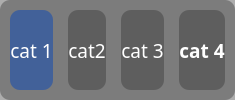
                      <widget class="QFrame" name="f_edit_up">
                       <property name="minimumSize">
                        <size>
                         <width>0</width>
                         <height>60</height>
                        </size>
                       </property>
                       <property name="styleSheet">
                        <string notr="true">background: rgba(50, 50, 50, 0.4);
border-radius: 10px;
color: rgba(255, 255, 255, 1);</string>
                       </property>
                       <property name="frameShape">
                        <enum>QFrame::Shape::StyledPanel</enum>
                       </property>
                       <property name="frameShadow">
                        <enum>QFrame::Shadow::Raised</enum>
                       </property>
                       <layout class="QHBoxLayout" name="horizontalLayout_19">
                        <property name="spacing">
                         <number>15</number>
                        </property>
                        <property name="leftMargin">
                         <number>10</number>
                        </property>
                        <property name="topMargin">
                         <number>10</number>
                        </property>
                        <property name="rightMargin">
                         <number>10</number>
                        </property>
                        <property name="bottomMargin">
                         <number>10</number>
                        </property>
                        <item>
                         <widget class="QPushButton" name="b_categoria_1">
                          <property name="sizePolicy">
                           <sizepolicy hsizetype="Preferred" vsizetype="Preferred">
                            <horstretch>0</horstretch>
                            <verstretch>0</verstretch>
                           </sizepolicy>
                          </property>
                          <property name="font">
                           <font>
                            <family>Bahnschrift SemiLight Condensed</family>
                            <pointsize>14</pointsize>
                           </font>
                          </property>
                          <property name="styleSheet">
                           <string notr="true">QPushButton:hover{
	background-color: rgba(40, 85, 165, 0.4);
	border-radius: 10px;
}
QPushButton:checked {
    background-color: rgba(40, 85, 165, 0.7);
	border-top-left-radius: 10px;
	border-top-right-radius: 10px;
}
</string>
                          </property>
                          <property name="text">
                           <string>cat 1</string>
                          </property>
                          <property name="checkable">
                           <bool>true</bool>
                          </property>
                          <property name="checked">
                           <bool>true</bool>
                          </property>
                          <property name="autoExclusive">
                           <bool>true</bool>
                          </property>
                         </widget>
                        </item>
                        <item>
                         <widget class="QPushButton" name="b_categoria_2">
                          <property name="sizePolicy">
                           <sizepolicy hsizetype="Preferred" vsizetype="Preferred">
                            <horstretch>0</horstretch>
                            <verstretch>0</verstretch>
                           </sizepolicy>
                          </property>
                          <property name="font">
                           <font>
                            <family>Bahnschrift SemiLight Condensed</family>
                            <pointsize>14</pointsize>
                           </font>
                          </property>
                          <property name="styleSheet">
                           <string notr="true">QPushButton:hover{
	background-color: rgba(40, 85, 165, 0.4);
	border-radius: 10px;
}
QPushButton:checked {
    background-color: rgba(40, 85, 165, 0.7);
	border-top-left-radius: 10px;
	border-top-right-radius: 10px;
}
</string>
                          </property>
                          <property name="text">
                           <string>cat2</string>
                          </property>
                          <property name="checkable">
                           <bool>true</bool>
                          </property>
                          <property name="autoExclusive">
                           <bool>true</bool>
                          </property>
                         </widget>
                        </item>
                        <item>
                         <widget class="QPushButton" name="b_categoria_3">
                          <property name="sizePolicy">
                           <sizepolicy hsizetype="Preferred" vsizetype="Preferred">
                            <horstretch>0</horstretch>
                            <verstretch>0</verstretch>
                           </sizepolicy>
                          </property>
                          <property name="font">
                           <font>
                            <family>Bahnschrift SemiLight Condensed</family>
                            <pointsize>14</pointsize>
                           </font>
                          </property>
                          <property name="styleSheet">
                           <string notr="true">QPushButton:hover{
	background-color: rgba(40, 85, 165, 0.4);
	border-radius: 10px;
}
QPushButton:checked {
    background-color: rgba(40, 85, 165, 0.7);
	border-top-left-radius: 10px;
	border-top-right-radius: 10px;
}
</string>
                          </property>
                          <property name="text">
                           <string>cat 3</string>
                          </property>
                          <property name="checkable">
                           <bool>true</bool>
                          </property>
                          <property name="autoExclusive">
                           <bool>true</bool>
                          </property>
                         </widget>
                        </item>
                        <item>
                         <widget class="QPushButton" name="b_categoria_4">
                          <property name="sizePolicy">
                           <sizepolicy hsizetype="Preferred" vsizetype="Preferred">
                            <horstretch>0</horstretch>
                            <verstretch>0</verstretch>
                           </sizepolicy>
                          </property>
                          <property name="font">
                           <font>
                            <family>Bahnschrift SemiBold SemiConden</family>
                            <pointsize>14</pointsize>
                            <bold>true</bold>
                           </font>
                          </property>
                          <property name="styleSheet">
                           <string notr="true">QPushButton:hover{
	background-color: rgba(40, 85, 165, 0.4);
	border-radius: 10px;
}
QPushButton:checked {
    background-color: rgba(40, 85, 165, 0.7);
	border-top-left-radius: 10px;
	border-top-right-radius: 10px;
}
</string>
                          </property>
                          <property name="text">
                           <string>cat 4</string>
                          </property>
                          <property name="checkable">
                           <bool>true</bool>
                          </property>
                          <property name="autoExclusive">
                           <bool>true</bool>
                          </property>
                         </widget>
                        </item>
                       </layout>
                      </widget>
